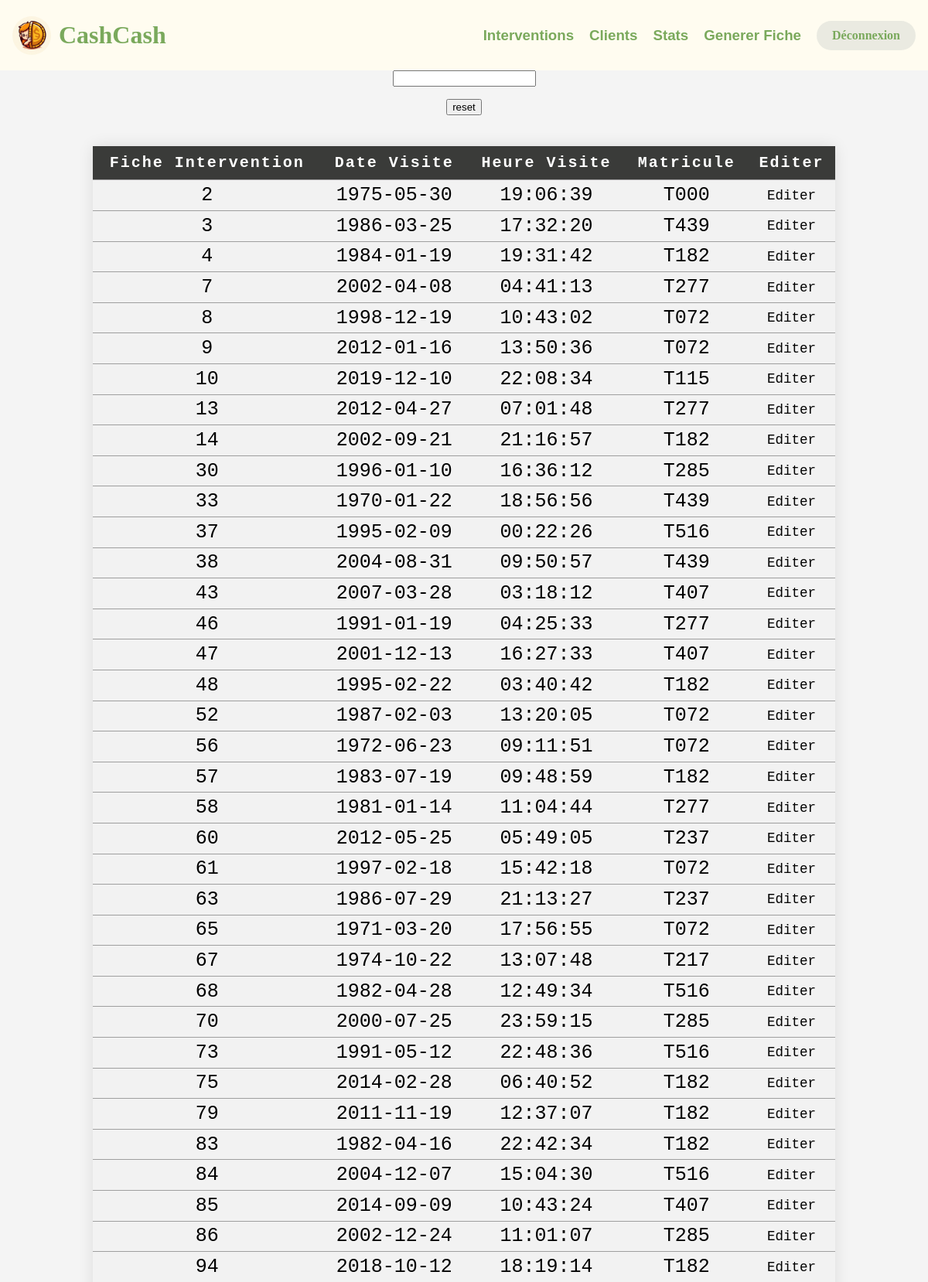
The app's page /?action=assistant (signed in, upper part) with its own data.
### tables this page shows
CREATE TABLE `interventions` (
  `numero_intervention` bigint(20) UNSIGNED NOT NULL,
  `date_visite` date NOT NULL,
  `heure_visite` time NOT NULL,
  `numero_client` varchar(191) NOT NULL,
  `matricule` varchar(191) NOT NULL
);

### controleur/assistant.php (called while the page is built, shortened)
<?php
    include './vue/header.html.php';
    if(isset($_POST["recherche"])){
        $recherche = $_POST['recherche'];
        $donnees = getInterventionsByMatricule($recherche);
    }else{
        $donnees = getInterventions();
    }
    include './vue/vueAssistant.php';
    include './vue/footer.html.php';
?>

### index.php (called while the page is built, shortened)
<?php
    include "getRacine.php";
    if (isset($_GET["action"])) {
        $action = $_GET["action"];
    } else {
        $action = "defaut";
    }
    $fichier = controleurPrincipal($action);
    include "$racine/controleur/$fichier";
?>

### modele/bd.intervention.php (called while the page is built, shortened)
<?php
function getInterventions(){
    $base = connexionPDO();
    $statement = $base->query("SELECT i.numero_intervention, i.date_visite, i.heure_visite, i.matricule FROM interventions i");
    $statement->execute();
    $resultat = $statement;
    return $resultat;
}
?>

### vue/vueAssistant.php (the view, shortened to what this page needs)
<center>
<form method="POST">
    <input type="search" id="recherche" name="recherche">
</form>
<form method="POST">
    <button>reset</button>
</form>
</center>
<table class='techtable'>
    <tr class='techtable'>
      <th class='techtable'>Fiche Intervention</th>
      <th class='techtable'>Date Visite</th>
      <th class='techtable'>Heure Visite</th>
      <th class='techtable'>Matricule</th>
      <th class='techtable'>Editer</th>
    </tr>
<?php
foreach($donnees as $donnee){
         echo '<td class="techtable">' .$donnee['numero_intervention']. '</td><td class="techtable">' . $donnee['date_visite'] . '</td><td class="techtable">' .$donnee['heure_visite']. '</td><td class="techtable">' .$donnee['matricule']. '</td><td class="techtable"><a href=./?action=editerInterventions&&id=' . $donnee['numero_intervention'] . '>Editer</a></td></tr>';
}
?>
</table>

### css/style.css (style rules this page uses)
table { border-collapse: collapse; width: 80%; font-family: monospace; font-size: 25px; text-align: center; margin-left: 10%; margin-right: 10%; margin-top: 2%; border-radius: 5px; box-shadow: 0 0 20px rgba(0, 0, 0, 0.1); background-color: #fff; margin-bottom: 2%; }
.techtable tr { border-bottom: 1px solid #9F9F9F; }
.techtable th { background-color: #3A3B39; color: white; text-align: center; padding: 10px; font-size: 20px; letter-spacing: 2px; }
.techtable td { background-color: #f2f2f2; color: black; padding: 0.5%; }
.techtable td a { color: rgb(0, 0, 0); text-decoration: none; font-size: 70%; padding: 7px 13px; border-radius: 3px; }

### records on screen
interventions: numero_intervention "2", date_visite "1975-05-30", heure_visite "19:06:39", matricule "T000"
interventions: numero_intervention "3", date_visite "1986-03-25", heure_visite "17:32:20", matricule "T439"
interventions: numero_intervention "4", date_visite "1984-01-19", heure_visite "19:31:42", matricule "T182"
interventions: numero_intervention "7", date_visite "2002-04-08", heure_visite "04:41:13", matricule "T277"
interventions: numero_intervention "8", date_visite "1998-12-19", heure_visite "10:43:02", matricule "T072"
interventions: numero_intervention "9", date_visite "2012-01-16", heure_visite "13:50:36", matricule "T072"
interventions: numero_intervention "10", date_visite "2019-12-10", heure_visite "22:08:34", matricule "T115"
interventions: numero_intervention "13", date_visite "2012-04-27", heure_visite "07:01:48", matricule "T277"
interventions: numero_intervention "14", date_visite "2002-09-21", heure_visite "21:16:57", matricule "T182"
interventions: numero_intervention "30", date_visite "1996-01-10", heure_visite "16:36:12", matricule "T285"
interventions: numero_intervention "33", date_visite "1970-01-22", heure_visite "18:56:56", matricule "T439"
interventions: numero_intervention "37", date_visite "1995-02-09", heure_visite "00:22:26", matricule "T516"
interventions: numero_intervention "38", date_visite "2004-08-31", heure_visite "09:50:57", matricule "T439"
interventions: numero_intervention "43", date_visite "2007-03-28", heure_visite "03:18:12", matricule "T407"
interventions: numero_intervention "46", date_visite "1991-01-19", heure_visite "04:25:33", matricule "T277"
interventions: numero_intervention "47", date_visite "2001-12-13", heure_visite "16:27:33", matricule "T407"
interventions: numero_intervention "48", date_visite "1995-02-22", heure_visite "03:40:42", matricule "T182"
interventions: numero_intervention "52", date_visite "1987-02-03", heure_visite "13:20:05", matricule "T072"
interventions: numero_intervention "56", date_visite "1972-06-23", heure_visite "09:11:51", matricule "T072"
interventions: numero_intervention "57", date_visite "1983-07-19", heure_visite "09:48:59", matricule "T182"
interventions: numero_intervention "58", date_visite "1981-01-14", heure_visite "11:04:44", matricule "T277"
interventions: numero_intervention "60", date_visite "2012-05-25", heure_visite "05:49:05", matricule "T237"
interventions: numero_intervention "61", date_visite "1997-02-18", heure_visite "15:42:18", matricule "T072"
interventions: numero_intervention "63", date_visite "1986-07-29", heure_visite "21:13:27", matricule "T237"
interventions: numero_intervention "65", date_visite "1971-03-20", heure_visite "17:56:55", matricule "T072"
interventions: numero_intervention "67", date_visite "1974-10-22", heure_visite "13:07:48", matricule "T217"
interventions: numero_intervention "68", date_visite "1982-04-28", heure_visite "12:49:34", matricule "T516"
interventions: numero_intervention "70", date_visite "2000-07-25", heure_visite "23:59:15", matricule "T285"
interventions: numero_intervention "73", date_visite "1991-05-12", heure_visite "22:48:36", matricule "T516"
interventions: numero_intervention "75", date_visite "2014-02-28", heure_visite "06:40:52", matricule "T182"
interventions: numero_intervention "79", date_visite "2011-11-19", heure_visite "12:37:07", matricule "T182"
interventions: numero_intervention "83", date_visite "1982-04-16", heure_visite "22:42:34", matricule "T182"
interventions: numero_intervention "84", date_visite "2004-12-07", heure_visite "15:04:30", matricule "T516"
interventions: numero_intervention "85", date_visite "2014-09-09", heure_visite "10:43:24", matricule "T407"
interventions: numero_intervention "86", date_visite "2002-12-24", heure_visite "11:01:07", matricule "T285"
interventions: numero_intervention "94", date_visite "2018-10-12", heure_visite "18:19:14", matricule "T182"
